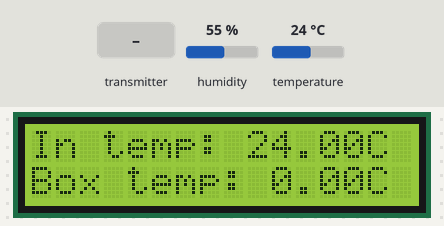
Bench run of a sketch on a simulated ESP8266 (NodeMCU). Shown: 16×2 character LCD. The test bench sets the inputs (shaded band); at power-on: temperature 24 °C, humidity 55 %. What the sketch prints to the serial monitor is not drawn.

Above: at 1.2 s.
1.3 s: the transmitter starts sending temp = 25
At 2.1 s:
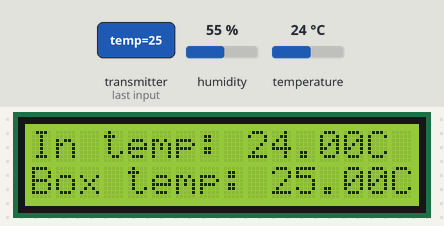
3.1 s: temperature set to 12 °C
At 4.1 s:
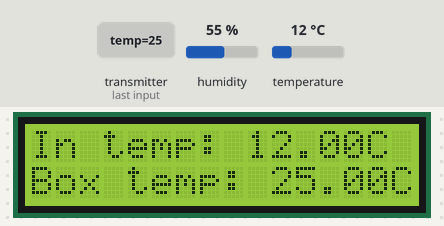
4.7 s: the transmitter starts sending temp = 0
At 5.3 s:
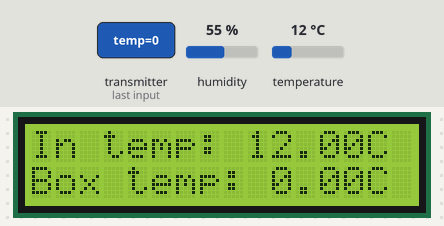
6.2 s: temperature set to 19 °C
At 7.3 s:
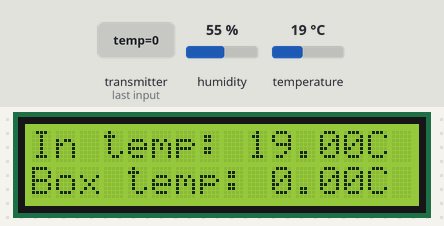
7.8 s: temperature set to 28 °C
At 10.5 s:
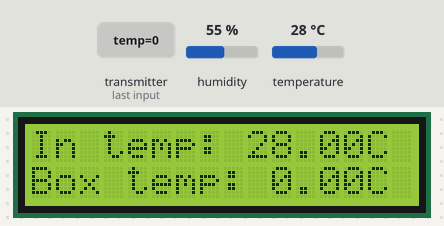
Timing chart, 0 to 11.8 s (numbered marks = the images above; inputs shaded):
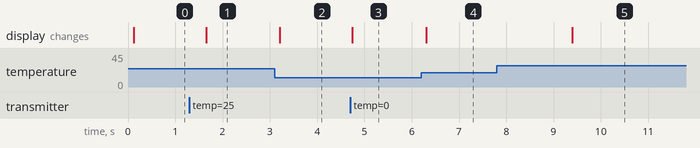

Measured:
- after the input at 1.3 s, the display: changes after 0.36 s (image 1)
- after the input at 3.1 s, the display: changes after 0.11 s (image 2)
- after the input at 4.7 s, the display: changes after 0.05 s (image 3)
- after the input at 6.2 s, the display: changes after 0.10 s (image 4)
- after the input at 7.8 s, the display: changes after 1.6 s (image 5)

The sketch:

slaviestSlave.ino
```cpp
/*
* Script resposible for the indoor temperature and humidity measurements aswell as displaying on the LCD screen.
* Emil Slente Liljegren (s174036) was mainly reposible for creating this script.
*/

#include <Wire.h>
#include <LiquidCrystal_I2C.h>
#include <DHT.h>
#include <ESP8266WiFi.h>
#include <espnow.h>


#define insideDHT11_Pin D4
#define DHTTYPE DHT11
LiquidCrystal_I2C lcd(0x27, 16, 2);

uint8_t broadcastAddress[] = {0xC8, 0x2B, 0x96, 0x09, 0x0E, 0x47};
typedef struct struct_message {
  float humidity;
  float temp;
} struct_message;

struct_message dataToSend;
struct_message dataToRecieve;

int dataSendTries = 0;

DHT inside_dht(insideDHT11_Pin, DHTTYPE, 15);

int readDelay = 1500;
void setup() {
  // put your setup code here, to run once:
  Serial.begin(115200);
  WiFi.mode(WIFI_STA);

  if (esp_now_init() != 0) {
    Serial.println("Error initializing ESP-NOW");
    return;
  }

  // Once ESPNow is successfully Init, we will register for Send CB to
  // get the status of Trasnmitted packet
  esp_now_set_self_role(ESP_NOW_ROLE_COMBO);
  esp_now_add_peer(broadcastAddress, ESP_NOW_ROLE_COMBO, 2, NULL, 0);
  esp_now_register_send_cb(OnDataSent);
  esp_now_register_recv_cb(OnDataRecv);

  lcd.init();  //display initialization
  lcd.clear();
  inside_dht.begin();
}

void loop() {
  // put your main code here, to run repeatedly:

  // read voltage from temperature sensor
  //  int sensorVal = analogRead(A0);
  dataToSend.humidity = inside_dht.readHumidity();
  dataToSend.temp = inside_dht.readTemperature();

  esp_now_send(broadcastAddress, (uint8_t *)&dataToSend, sizeof(dataToSend));


  //convert analog reading (0-1023) to voltage (0-5.0 V)
  //Serial.print(in_tt);
  //Serial.println("°");
  // Serial.write(176)
  lcd.clear();


  printToLCD();
  delay(readDelay);
}

void printToLCD() {
  lcd.backlight();      // activate the backlight
  lcd.setCursor(0, 0);  // place cursor at first line
  lcd.print("In temp: ");
  lcd.print(dataToSend.temp);
  lcd.print("C");
  lcd.setCursor(0, 1);  // place cursor at second line
  lcd.print("Box temp: ");
  lcd.print(dataToRecieve.temp);
  lcd.print("C");
}


void OnDataSent(uint8_t *mac_addr, uint8_t sendStatus) {
  Serial.print("Last Packet Send Status: ");
  if (sendStatus == 0) {
    Serial.println("Delivery success");
    dataSendTries = 0;
  } else {
    Serial.println("Delivery fail");
    dataSendTries = 0;
  }
}

void OnDataRecv(uint8_t *mac, uint8_t *incomingData, uint8_t len) {
  memcpy(&dataToRecieve, incomingData, sizeof(dataToRecieve));
  Serial.print("Bytes received: ");
  Serial.println(len);
  Serial.print("temp: ");
  Serial.println(dataToRecieve.temp);
  Serial.print("Humidity: ");
  Serial.println(dataToRecieve.humidity);
  Serial.println();
}
```
